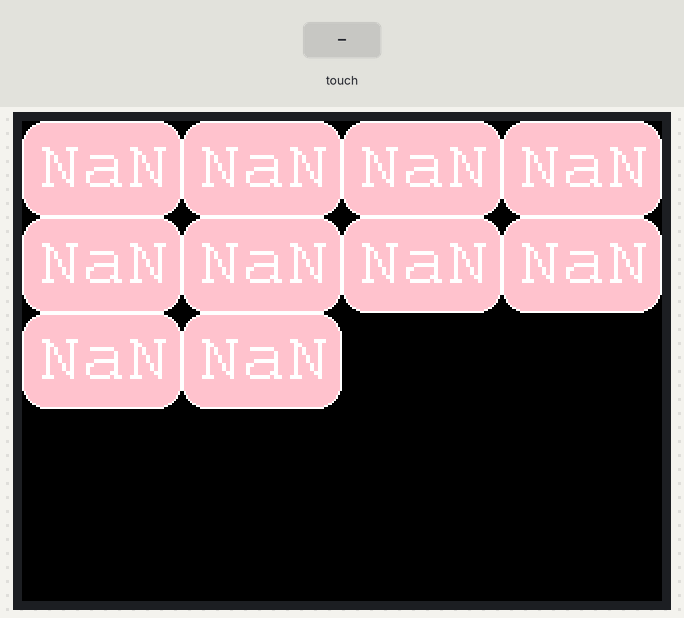
Recording of a sketch running on a simulated ESP32. Shown: 320×240 colour display. The inputs (shaded band) are chosen by the test bench. WiFi joins after 1.5 s; servers stay silent unless stated; what the sketch prints to the serial monitor is not drawn.

Above: at 3.4 s.
3.5 s: touch panel pressed at 13 % / 10 % of its raw x / y range
At 3.61 s:
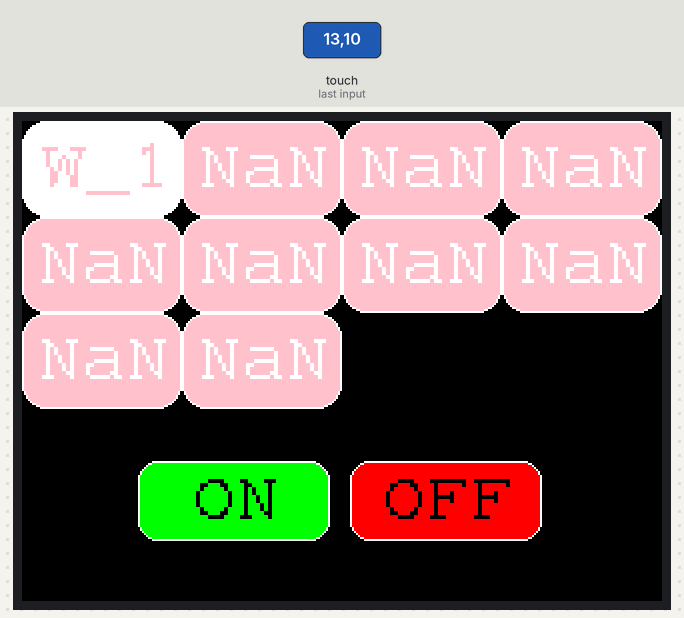
At 4.9 s:
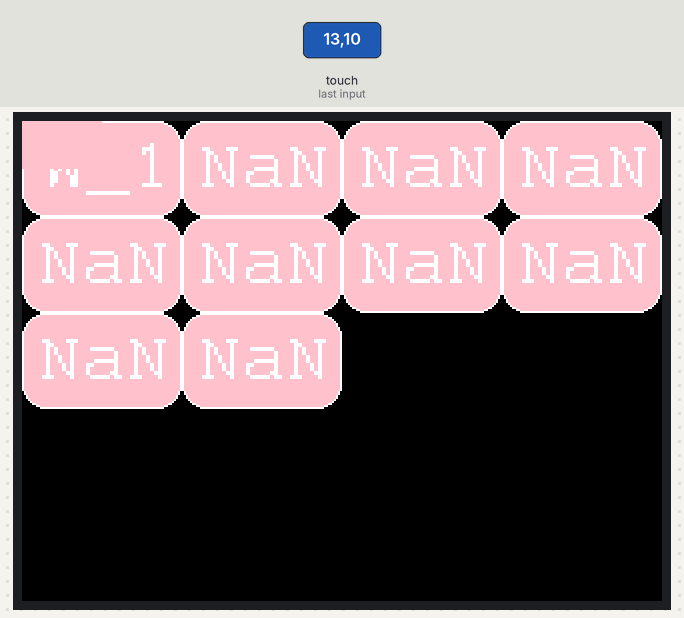
6.1 s: touch panel pressed at 62 % / 10 % of its raw x / y range
At 8.1 s:
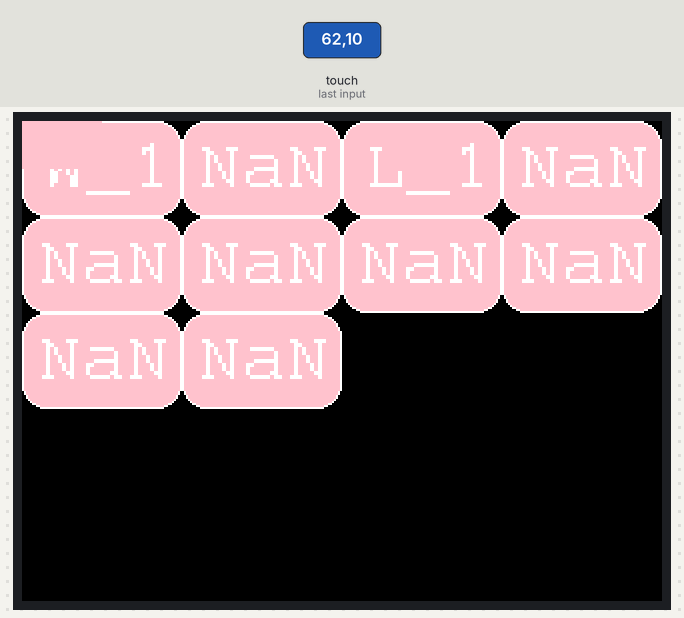
Timing chart, 0 to 9.6 s (numbered marks = the images above; inputs shaded):
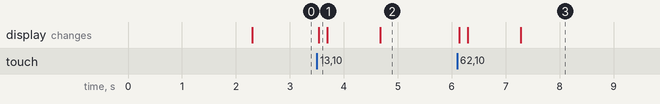

The sketch:

touchscreen.ino
```cpp
#include <SPI.h>
#include <XPT2046_Touchscreen.h>
#include <TFT_eSPI.h>
#include <WiFi.h>
#include <WiFiClient.h>
#include <HTTPClient.h>
#include <AsyncTCP.h>
#include <ESPAsyncWebServer.h>
#include "esp_wpa2.h"
#include <ESPping.h>


// Touchscreen pins
#define XPT2046_IRQ 36
#define XPT2046_MOSI 32
#define XPT2046_MISO 39
#define XPT2046_CLK 25
#define XPT2046_CS 33

const char* ssid = "REDACTED";
const char* password = "REDACTED";

//IPs for Remote Relay Control
const char* serverIPW_1 = "http://127.0.0.1";
const char* serverIPW_2 = "http://127.0.0.2";
const char* serverIPL_1 = "http://127.0.0.3";
const char* serverIPL_2 = "http://127.0.0.4";
const char* serverIPL_3 = "http://127.0.0.5";
const char* serverIPL_4 = "http://127.0.0.6";
const char* serverIPL_5 = "http://127.0.0.7";
const char* serverIPL_6 = "http://127.0.0.8";
const char* serverIPL_7 = "http://127.0.0.9";
const char* serverIPL_8 = "http://127.0.0.10";

SPIClass mySpi = SPIClass(VSPI);
XPT2046_Touchscreen ts(XPT2046_CS, XPT2046_IRQ);
TFT_eSPI tft = TFT_eSPI();
TFT_eSPI_Button key[10];
TFT_eSPI_Button extraBtn1;
TFT_eSPI_Button extraBtn2;

bool extrasVisible = false;
bool visible = false;
unsigned long lastTouchTime = 0;
int lastKeyPressed = -1;
bool onPressed = false;
bool offPressed = false;

int extraBtn1_x, extraBtn1_y, extraBtn1_w, extraBtn1_h;
int extraBtn2_x, extraBtn2_y, extraBtn2_w, extraBtn2_h;

int key_x[10], key_y[10], key_w[10], key_h[10]; // Arrays to store button positions and sizes

void drawButtons() {
  uint16_t bWidth = tft.width() / 4;  // Adjust width to fit 4 buttons per row
  uint16_t bHeight = tft.height() / 5; // Reduced height for smaller buttons

  for (int i = 0; i < 10; i++) {
    uint16_t xCenter = bWidth * (i % 4) + bWidth / 2;
    uint16_t yCenter = bHeight * (i / 4) + bHeight / 2;
    key_x[i] = xCenter - bWidth / 2; // Save x position
    key_y[i] = yCenter - bHeight / 2; // Save y position
    key_w[i] = bWidth; // Save width
    key_h[i] = bHeight; // Save height

    key[i].initButton(&tft, xCenter, yCenter, bWidth, bHeight, TFT_WHITE, TFT_PINK, TFT_WHITE, "", 2);
  }

  key[0].drawButton(false, "NaN"); //Rename according to your loads
  key[1].drawButton(false, "NaN"); //..
  key[2].drawButton(false, "NaN");
  key[3].drawButton(false, "NaN");
  key[4].drawButton(false, "NaN");
  key[5].drawButton(false, "NaN");
  key[6].drawButton(false, "NaN");
  key[7].drawButton(false, "NaN");
  key[8].drawButton(false, "NaN");
  key[9].drawButton(false, "NaN");

  int btnWidth = tft.width() / 3;
  int btnHeight = 40;
  int btnY = tft.height() - btnHeight - 10;

  extraBtn1_x = btnWidth;
  extraBtn2_x = 2 * btnWidth;
  extraBtn1_y = extraBtn2_y = btnY;
  extraBtn1_w = extraBtn2_w = btnWidth - 10;
  extraBtn1_h = extraBtn2_h = btnHeight;

  extraBtn1.initButton(&tft, extraBtn1_x, extraBtn1_y, extraBtn1_w, extraBtn1_h, TFT_WHITE, TFT_GREEN, TFT_BLACK, "ON", 2);
  extraBtn2.initButton(&tft, extraBtn2_x, extraBtn2_y, extraBtn2_w, extraBtn2_h, TFT_WHITE, TFT_RED, TFT_BLACK, "OFF", 2);
}


void setup() {
  Serial.begin(115200);

  mySpi.begin(XPT2046_CLK, XPT2046_MISO, XPT2046_MOSI, XPT2046_CS);
  ts.begin(mySpi);
  ts.setRotation(1);

  tft.begin();
  tft.invertDisplay(1);
  tft.setRotation(1);

  tft.fillScreen(TFT_BLACK);
  tft.setFreeFont(&FreeMono9pt7b);

  // Connect to WiFi
  WiFi.mode(WIFI_STA);

 WiFi.begin(ssid,password);
  while (WiFi.status() != WL_CONNECTED) {
    delay(1000);
    Serial.println("Connecting to WiFi...");
  }

  Serial.println("WiFi Connected");
  Serial.print("IP Address: ");
  Serial.println(WiFi.localIP());


drawButtons();

}

void sendRequest(String endpoint) {
  if (lastKeyPressed < 0 || lastKeyPressed > 9) return;
    const char* servers[] = {
    serverIPW_1, serverIPW_2, serverIPL_1, serverIPL_2, serverIPL_3,
    serverIPL_4, serverIPL_5, serverIPL_6, serverIPL_7, serverIPL_8
  };
  HTTPClient http;
  String fullURL = String(servers[lastKeyPressed]) + endpoint;
  http.begin(fullURL);
  Serial.println("Connecting to " + fullURL);

  int httpCode = http.GET();

  if (httpCode > 0) {
    Serial.printf("HTTP GET Response: %d\n", httpCode);
  } else {
    Serial.printf("HTTP GET failed: %s\n", http.errorToString(httpCode).c_str());
  }

  http.end();

}
void loop() {
  TS_Point p;
 onPressed=false;
 offPressed=false;
  bool touched = ts.touched();
  int x = -1, y = -1;
for (int i = 0; i < 10; i++) {
  if (key[i].justPressed()) {
    lastKeyPressed = i;
    Serial.print("Key selected: ");
    Serial.println(i);
  }
}

  //Serial.println(lastKeyPressed);
  if (touched) {
    p = ts.getPoint();
    x = map(p.x, 300, 3900, 0, tft.width());
    y = map(p.y, 300, 3900, 0, tft.height());
    lastTouchTime = millis();
  }

  for (int b = 0; b < 10; b++) {
    if (touched) {
      key[b].press(key[b].contains(x, y));
    } else {
      key[b].press(false);
    }

    if (key[b].justPressed() & !visible) {
      Serial.printf("Button %d pressed\n", b + 1);

      if (b < 2) {
        key[b].drawButton(true, "W_" + String(b + 1));
        visible=true;
      } else {
        key[b].drawButton(true, "L_" + String(b - 1));
        visible=true;
      }

      if (!extrasVisible) {


        extraBtn1.drawButton(onPressed); // retain last state
        extraBtn2.drawButton(offPressed);
        extrasVisible = true;
      }
    }


    if (key[b].justReleased()) {
      Serial.printf("Button %d released\n", b + 1);

      if (b < 2) {
        key[b].drawButton(false, "W_" + String(b + 1));
      } else {
        key[b].drawButton(false, "L_" + String(b - 1));
      }

    }
  }
  if (extrasVisible && touched) {
    extraBtn1.press(extraBtn1.contains(x, y));
    extraBtn2.press(extraBtn2.contains(x, y));
  } else {
    extraBtn1.press(false);
    extraBtn2.press(false);
  }


  if (extraBtn1.justPressed()&& lastKeyPressed != -1) {

    extraBtn1.drawButton(true);
    extraBtn2.drawButton(false);
    sendRequest("/on");


    onPressed = true;
    offPressed = false;

  }
else if (extraBtn2.justPressed()&& lastKeyPressed != -1) {

    extraBtn2.drawButton(true);
    extraBtn1.drawButton(false);
    sendRequest("/off");
    onPressed = false;
    offPressed = true;

  }

  if (extrasVisible && (millis() - lastTouchTime > 1000)) {
    // Hide extra buttons after 1 second of inactivity
    tft.fillRect(extraBtn1_x - extraBtn1_w / 2, extraBtn1_y - extraBtn1_h / 2, extraBtn1_w, extraBtn1_h, TFT_BLACK);
    tft.fillRect(extraBtn2_x - extraBtn2_w / 2, extraBtn2_y - extraBtn2_h / 2, extraBtn2_w, extraBtn2_h, TFT_BLACK);
    extrasVisible = false;
  }
  for (int b = 0; b < 10; b++) {
  if (visible && (millis() - lastTouchTime > 1000)) {
    tft.fillRect(key_x[b] - key_w[b] / 2, key_y[b] - key_h[b] / 2, key_w[b], key_h[b], TFT_PINK);
    visible = false;
  }}

  delay(20);


}
```

Measured:
- after the input at 3.5 s, the display: changes at once (image 1)
- after the input at 6.1 s, the display: first changes at once (image 3 shows a later state)
